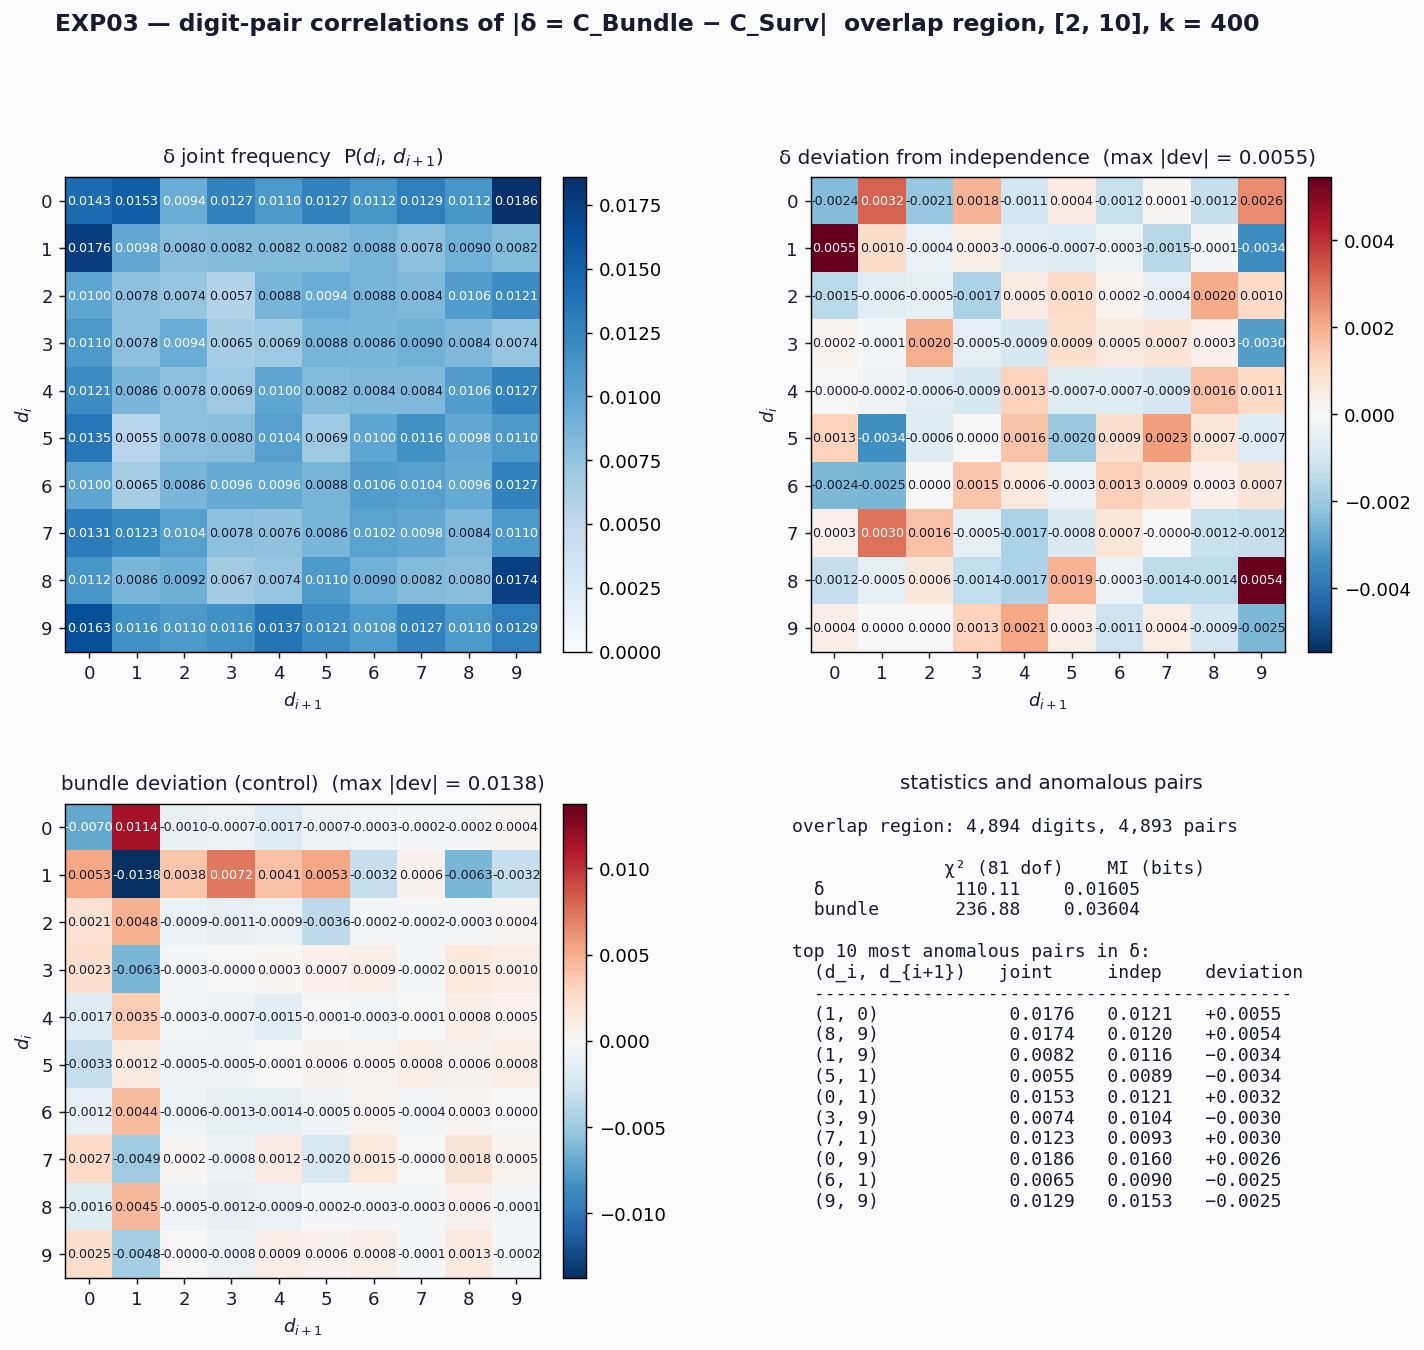

This chart was generated by the following Python code:
"""
exp03_delta_digrams.py — pair correlations (digrams) of δ's overlap region.

EXP01 found single-digit frequencies in δ's overlap region with a
distinctive 0-and-9 spike (the subtraction-with-borrows signature).
This experiment goes one rank up: look at consecutive digit pairs
(d_i, d_{i+1}) and ask whether the borrow signature has internal
structure beyond what single-digit frequencies predict.

If the digrams are independent (P(d, d') = P(d) · P(d')), then the
single-digit view captures everything. If they're not, δ carries
*pair-level* structure that single-digit views averaged out — and
the user's intuition was right: the transducer was only mostly
destructive, with residual content pushed into pair correlations.

Bundle's own overlap-region digrams are a control: if δ has digrams
that bundle doesn't, those are subtraction-specific.

Run: sage -python experiments/acm-champernowne/base10/differences/exp03_delta_digrams.py
"""

from __future__ import annotations

import math
import os
import sys
from collections import Counter
from fractions import Fraction

sys.set_int_max_str_digits(1_000_000)

import matplotlib.pyplot as plt
import numpy as np

HERE = os.path.dirname(os.path.abspath(__file__))
REPO = HERE
for _ in range(4):
    REPO = os.path.dirname(REPO)
sys.path.insert(0, os.path.join(REPO, 'core'))
sys.path.insert(0, os.path.join(REPO, 'experiments', 'acm-champernowne',
                                'base10', 'survivors'))

from survivors_core import bundle_atoms, survival_mask  # noqa: E402


N0, N1, K = 2, 10, 400

BG = '#fafafa'
FG = '#1a1a2e'
GUIDE = '#aaaaaa'


def digits_to_real(s: str) -> Fraction:
    if not s:
        return Fraction(1)
    return Fraction(1) + Fraction(int(s), 10 ** len(s))


def expand_digits(r: Fraction, n: int) -> list[int]:
    assert 0 <= r < 1, f'expected r in [0, 1), got {float(r)}'
    digits = []
    cur = r
    for _ in range(n):
        cur *= 10
        d = int(cur)
        digits.append(d)
        cur -= d
    return digits


def joint_distribution(digit_seq):
    """10x10 matrix of P(d_i, d_{i+1}) frequencies."""
    counts = np.zeros((10, 10), dtype=np.int64)
    for i in range(len(digit_seq) - 1):
        counts[digit_seq[i], digit_seq[i + 1]] += 1
    total = counts.sum()
    return counts / total, counts, total


def independence_deviation(joint, marginals):
    """joint - marginals[i]*marginals[j]."""
    indep = np.outer(marginals, marginals)
    return joint - indep, indep


def mutual_information(joint):
    """I(X;Y) = sum_{i,j} p(i,j) log(p(i,j) / (p(i)p(j)))."""
    p_x = joint.sum(axis=1)
    p_y = joint.sum(axis=0)
    info = 0.0
    for i in range(10):
        for j in range(10):
            if joint[i, j] > 0 and p_x[i] > 0 and p_y[j] > 0:
                info += joint[i, j] * math.log2(joint[i, j] / (p_x[i] * p_y[j]))
    return info


def chi_squared_independence(counts, total):
    """Standard chi-squared statistic for the 10x10 contingency table."""
    p_x = counts.sum(axis=1) / total
    p_y = counts.sum(axis=0) / total
    expected = total * np.outer(p_x, p_y)
    mask = expected > 0
    return float(np.sum((counts[mask] - expected[mask]) ** 2 / expected[mask]))


def main():
    print(f'building bundle for [{N0}, {N1}], k = {K} ...')
    atoms = bundle_atoms(N0, N1, K)
    mask = survival_mask(atoms)

    bundle_str = ''.join(str(m) for _, m in atoms)
    surv_str = ''.join(str(m) for (_, m), keep in zip(atoms, mask) if keep)
    L_bundle = len(bundle_str)
    L_surv = len(surv_str)
    print(f'  C_Bundle: {L_bundle:,} digits')
    print(f'  C_Surv:   {L_surv:,} digits')

    c_bundle = digits_to_real(bundle_str)
    c_surv = digits_to_real(surv_str)
    delta = c_bundle - c_surv
    abs_delta = delta if delta > 0 else -delta

    # Overlap region: first L_surv digits — where the genuine subtraction lives.
    overlap_n = L_surv
    print(f'\n  expanding |δ| to {L_bundle:,} digits, taking first {overlap_n:,} as overlap ...')
    delta_digits_full = expand_digits(abs_delta, L_bundle)
    delta_digits = delta_digits_full[:overlap_n]

    # Bundle digit sequence (control) — first overlap_n digits of bundle's stream
    bundle_digits = [int(c) for c in bundle_str[:overlap_n]]

    # Joint distributions
    delta_joint, delta_counts, delta_total = joint_distribution(delta_digits)
    bundle_joint, bundle_counts, bundle_total = joint_distribution(bundle_digits)

    # Marginals (averaging over both axes)
    delta_marg = (delta_joint.sum(axis=0) + delta_joint.sum(axis=1)) / 2
    bundle_marg = (bundle_joint.sum(axis=0) + bundle_joint.sum(axis=1)) / 2

    # Deviations from independence
    delta_dev, delta_indep = independence_deviation(delta_joint, delta_joint.sum(axis=0))
    bundle_dev, bundle_indep = independence_deviation(bundle_joint, bundle_joint.sum(axis=0))

    # Statistics
    delta_chi2 = chi_squared_independence(delta_counts, delta_total)
    bundle_chi2 = chi_squared_independence(bundle_counts, bundle_total)
    delta_mi = mutual_information(delta_joint)
    bundle_mi = mutual_information(bundle_joint)

    print(f'\n  pair-frequency stats over overlap region ({overlap_n - 1:,} pairs):')
    print(f'    δ:       χ²(81 dof) = {delta_chi2:>8.2f}, MI = {delta_mi:.5f} bits')
    print(f'    bundle:  χ²(81 dof) = {bundle_chi2:>8.2f}, MI = {bundle_mi:.5f} bits')

    # Top anomalous pairs in δ (signed deviation from independence)
    flat = [(i, j, delta_dev[i, j]) for i in range(10) for j in range(10)]
    flat_sorted = sorted(flat, key=lambda x: -abs(x[2]))
    print(f'\n  top 10 anomalous digit pairs in δ (deviation from independence):')
    print(f'    pair (d_i, d_{{i+1}})  joint freq  indep pred  deviation')
    for i, j, d in flat_sorted[:10]:
        joint = delta_joint[i, j]
        indep = delta_indep[i, j]
        print(f'    ({i}, {j})              {joint:.5f}     {indep:.5f}    {d:+.5f}')

    # Plot — 2x2: δ joint, δ deviation, bundle deviation, stats text
    fig = plt.figure(figsize=(13, 11), facecolor=BG)
    gs = fig.add_gridspec(2, 2, hspace=0.32, wspace=0.32)

    def draw_heatmap(ax, matrix, title, cmap, vmin=None, vmax=None,
                     fmt='.4f', annotate=True):
        ax.set_facecolor(BG)
        if vmax is None:
            vmax = max(abs(matrix.min()), abs(matrix.max()))
            vmin = -vmax if matrix.min() < 0 else 0
        im = ax.imshow(matrix, cmap=cmap, vmin=vmin, vmax=vmax,
                       origin='upper', aspect='equal')
        if annotate:
            for i in range(10):
                for j in range(10):
                    val = matrix[i, j]
                    color = (FG if abs(val) < 0.5 * max(abs(vmin), abs(vmax))
                             else 'white')
                    ax.text(j, i, f'{val:{fmt}}', ha='center', va='center',
                            color=color, fontsize=7)
        ax.set_xticks(range(10))
        ax.set_yticks(range(10))
        ax.set_xlabel('$d_{i+1}$', color=FG, fontsize=10)
        ax.set_ylabel('$d_i$', color=FG, fontsize=10)
        ax.set_title(title, color=FG, fontsize=11, pad=8)
        ax.tick_params(colors=FG)
        plt.colorbar(im, ax=ax, fraction=0.046, pad=0.04)

    # TL: δ joint
    ax1 = fig.add_subplot(gs[0, 0])
    draw_heatmap(ax1, delta_joint,
                 f'δ joint frequency  P($d_i$, $d_{{i+1}}$)',
                 cmap='Blues', vmin=0, vmax=delta_joint.max())

    # TR: δ deviation
    ax2 = fig.add_subplot(gs[0, 1])
    dev_max = max(abs(delta_dev.min()), abs(delta_dev.max()))
    draw_heatmap(ax2, delta_dev,
                 f'δ deviation from independence  (max |dev| = {dev_max:.4f})',
                 cmap='RdBu_r', vmin=-dev_max, vmax=dev_max)

    # BL: bundle deviation (control)
    ax3 = fig.add_subplot(gs[1, 0])
    bdev_max = max(abs(bundle_dev.min()), abs(bundle_dev.max()))
    draw_heatmap(ax3, bundle_dev,
                 f'bundle deviation (control)  (max |dev| = {bdev_max:.4f})',
                 cmap='RdBu_r', vmin=-bdev_max, vmax=bdev_max)

    # BR: stats and top pairs
    ax4 = fig.add_subplot(gs[1, 1])
    ax4.set_facecolor(BG)
    ax4.axis('off')
    lines = [
        f'overlap region: {overlap_n:,} digits, {overlap_n - 1:,} pairs',
        '',
        f'              χ² (81 dof)    MI (bits)',
        f'  δ          {delta_chi2:>8.2f}    {delta_mi:.5f}',
        f'  bundle     {bundle_chi2:>8.2f}    {bundle_mi:.5f}',
        '',
        f'top 10 most anomalous pairs in δ:',
        f'  (d_i, d_{{i+1}})   joint     indep    deviation',
        '  ' + '-' * 44,
    ]
    for i, j, d in flat_sorted[:10]:
        joint = delta_joint[i, j]
        indep = delta_indep[i, j]
        sign = '+' if d > 0 else '−'
        lines.append(
            f'  ({i}, {j})            {joint:.4f}   {indep:.4f}   {sign}{abs(d):.4f}'
        )
    ax4.text(0.04, 0.97, '\n'.join(lines), transform=ax4.transAxes,
             color=FG, fontsize=10, va='top', ha='left',
             family='monospace')
    ax4.set_title('statistics and anomalous pairs',
                  color=FG, fontsize=11, pad=8)

    fig.suptitle(
        f'EXP03 — digit-pair correlations of |δ = C_Bundle − C_Surv|  '
        f'overlap region, [{N0}, {N1}], k = {K}',
        color=FG, fontsize=13, fontweight='semibold', y=0.995,
    )

    out = os.path.join(HERE, 'exp03_delta_digrams.png')
    fig.savefig(out, dpi=130, facecolor=BG, bbox_inches='tight')
    print(f'\n-> {out}')


if __name__ == '__main__':
    main()
